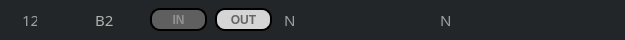
    <widget class="QGroupBox" name="groupBox_14">
     <property name="geometry">
      <rect>
       <x>10</x>
       <y>558</y>
       <width>625</width>
       <height>40</height>
      </rect>
     </property>
     <property name="styleSheet">
      <string notr="true">background-color: rgb(35, 38, 41);
border: 1px solid rgb(35, 38, 41);
border-radius: 17px
</string>
     </property>
     <property name="title">
      <string/>
     </property>
     <widget class="QLabel" name="Caridlb_12">
      <property name="geometry">
       <rect>
        <x>17</x>
        <y>12</y>
        <width>21</width>
        <height>16</height>
       </rect>
      </property>
      <property name="font">
       <font>
        <family>AppleSDGothicNeoB00</family>
        <pointsize>11</pointsize>
        <weight>50</weight>
        <bold>false</bold>
       </font>
      </property>
      <property name="styleSheet">
       <string notr="true">color: rgb(159, 161, 162);
</string>
      </property>
      <property name="text">
       <string>12</string>
      </property>
     </widget>
     <widget class="QLabel" name="Caridlb_b2">
      <property name="geometry">
       <rect>
        <x>90</x>
        <y>12</y>
        <width>31</width>
        <height>16</height>
       </rect>
      </property>
      <property name="font">
       <font>
        <family>AppleSDGothicNeoB00</family>
        <pointsize>11</pointsize>
        <weight>50</weight>
        <bold>false</bold>
       </font>
      </property>
      <property name="styleSheet">
       <string notr="true">color: rgb(177, 177, 177);</string>
      </property>
      <property name="text">
       <string>B2</string>
      </property>
     </widget>
     <widget class="QPushButton" name="CarID12btIN">
      <property name="geometry">
       <rect>
        <x>150</x>
        <y>8</y>
        <width>57</width>
        <height>23</height>
       </rect>
      </property>
      <property name="font">
       <font>
        <weight>75</weight>
        <bold>true</bold>
       </font>
      </property>
      <property name="styleSheet">
       <string notr="true">QPushButton#CarID12btIN{
	background-color: rgb(95, 95, 95);
	color : rgb(146,146,146);
	border: 2px solid rgb(0,0,0);
	border-radius: 10px
}
</string>
      </property>
      <property name="text">
       <string>IN</string>
      </property>
     </widget>
     <widget class="QLabel" name="B2Carnamelb">
      <property name="geometry">
       <rect>
        <x>435</x>
        <y>12</y>
        <width>139</width>
        <height>16</height>
       </rect>
      </property>
      <property name="font">
       <font>
        <family>AppleSDGothicNeoB00</family>
        <pointsize>11</pointsize>
       </font>
      </property>
      <property name="styleSheet">
       <string notr="true">color: rgb(159, 161, 162);</string>
      </property>
      <property name="text">
       <string>N</string>
      </property>
     </widget>
     <widget class="QLabel" name="B2timerlb">
      <property name="geometry">
       <rect>
        <x>279</x>
        <y>12</y>
        <width>56</width>
        <height>16</height>
       </rect>
      </property>
      <property name="font">
       <font>
        <family>AppleSDGothicNeoB00</family>
        <pointsize>11</pointsize>
       </font>
      </property>
      <property name="styleSheet">
       <string notr="true">color: rgb(159, 161, 162);</string>
      </property>
      <property name="text">
       <string>N</string>
      </property>
     </widget>
     <widget class="QPushButton" name="CarID12btOut">
      <property name="geometry">
       <rect>
        <x>215</x>
        <y>8</y>
        <width>57</width>
        <height>23</height>
       </rect>
      </property>
      <property name="font">
       <font>
        <weight>75</weight>
        <bold>true</bold>
       </font>
      </property>
      <property name="styleSheet">
       <string notr="true">QPushButton#CarID12btOut{
	background-color: rgb(213, 213, 213);
	color : rgb(101,101,101);
	border: 2px solid rgb(0,0,0);
	border-radius: 10px
}
</string>
      </property>
      <property name="text">
       <string>OUT</string>
      </property>
     </widget>
     <widget class="QLabel" name="Car12Statelb">
      <property name="geometry">
       <rect>
        <x>348</x>
        <y>10</y>
        <width>31</width>
        <height>21</height>
       </rect>
      </property>
      <property name="text">
       <string/>
      </property>
     </widget>
    </widget>
